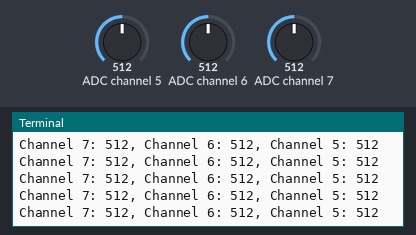
A program run on a simulated Raspberry Pi (BCM pin numbers). On the bench: the last lines printed to the terminal. The inputs (shaded band) are chosen by the test bench; at power-on: ADC channel 5 = 512, ADC channel 6 = 512, ADC channel 7 = 512 (analog values on the 0–1023 scale).

Above: at 1.2 s.
1.3 s: ADC channel 5 set to 716
At 1.31 s:
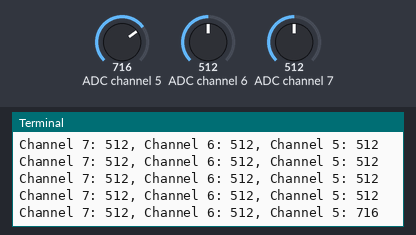
2.8 s: ADC channel 6 set to 716
At 2.82 s:
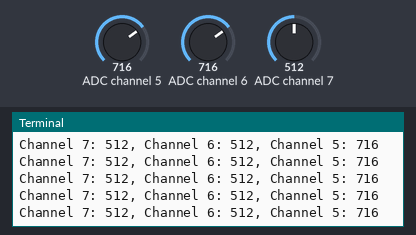
4.3 s: ADC channel 7 set to 716
At 4.33 s:
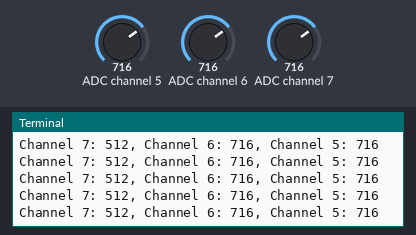
5.8 s: ADC channel 5 set to 900
At 5.84 s:
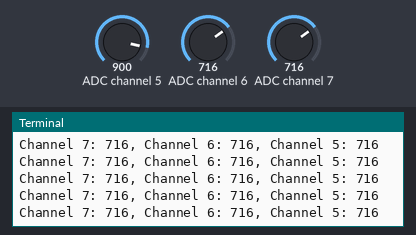
7.3 s: ADC channel 6 set to 900
At 7.36 s:
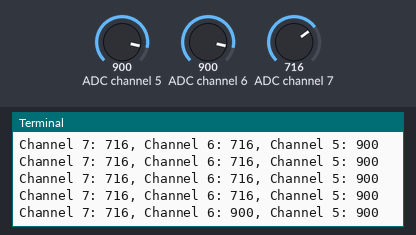
8.8 s: ADC channel 7 set to 900
At 8.87 s:
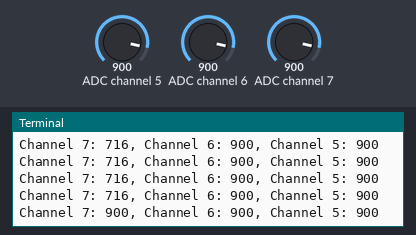
Timing chart, 0 to 11.3 s (numbered marks = the images above; inputs shaded):
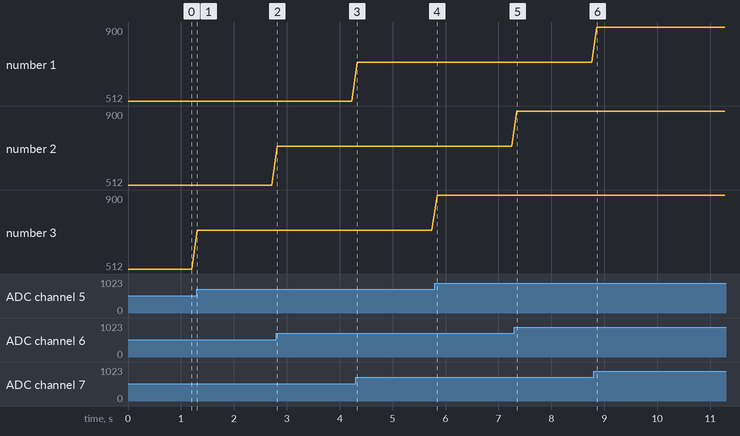

The program:

threefsrread.py
```python
import spidev
import time

# Initialize SPI
spi = spidev.SpiDev()
spi.open(0, 0)  # Open SPI bus 0, device 0
spi.max_speed_hz = 1350000  # SPI clock speed

def read_mcp3008(channel):
    """Reads data from a specific MCP3008 channel (0-7)."""
    if channel < 0 or channel > 7:
        raise ValueError("Channel must be between 0 and 7")

    adc = spi.xfer2([1, (8 + channel) << 4, 0])
    value = ((adc[1] & 3) << 8) + adc[2]  # Convert raw data
    return value

try:
    print("Reading MCP3008 channels 7 and 6. Press Ctrl+C to stop.")

    while True:
        value_ch7 = read_mcp3008(7)
        value_ch6 = read_mcp3008(6)
        value_ch5 = read_mcp3008(5)

        print(f"Channel 7: {value_ch7}, Channel 6: {value_ch6}, Channel 5: {value_ch5}")

        time.sleep(0.1)  # Adjust sampling rate if needed

except KeyboardInterrupt:
    print("\nStopped by user.")
    spi.close()
```

Measured:
- after the input at 1.3 s, the terminal: prints a new line at once (image 1)
- after the input at 7.3 s, the terminal: prints a new line after 0.05 s (image 5)
- after the input at 8.8 s, the terminal: prints a new line after 0.06 s (image 6)
- plotted number 3: 512 → 716 after the input at 1.3 s, 716 → 900 after the input at 5.8 s
